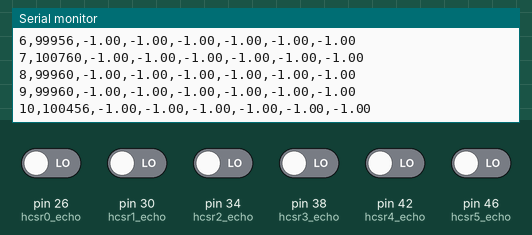
This sketch was run on a simulated Arduino Mega 2560, built with avr-gcc and run on an emulated ATmega2560. On the bench: the last lines printed to the serial monitor. The inputs (shaded band) are chosen by the test bench; at power-on: pin 26 (hcsr0_echo), pin 30 (hcsr1_echo), pin 34 (hcsr2_echo), pin 38 (hcsr3_echo), pin 42 (hcsr4_echo), pin 46 (hcsr5_echo) LOW.

Above: at 1.2 s.
1.3 s: pin 26 (hcsr0_echo) driven HIGH
At 1.34 s:
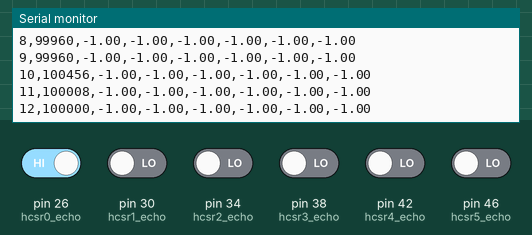
2.8 s: pin 30 (hcsr1_echo) driven HIGH
At 2.88 s:
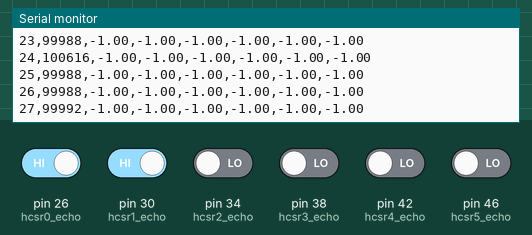
4.3 s: pin 34 (hcsr2_echo) driven HIGH
At 4.32 s:
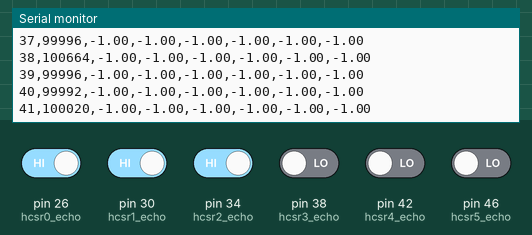
5.8 s: pin 38 (hcsr3_echo) driven HIGH
At 5.86 s:
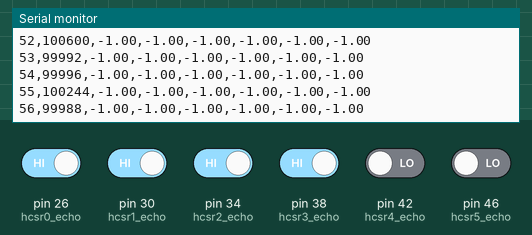
7.3 s: pin 42 (hcsr4_echo) driven HIGH
At 7.4 s:
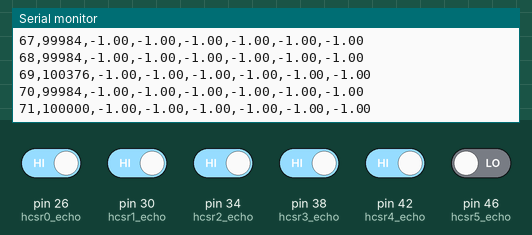
8.8 s: pin 46 (hcsr5_echo) driven HIGH
At 8.84 s:
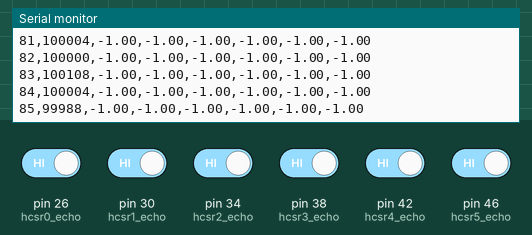
Timing chart, 0 to 11.3 s (numbered marks = the images above; inputs shaded):
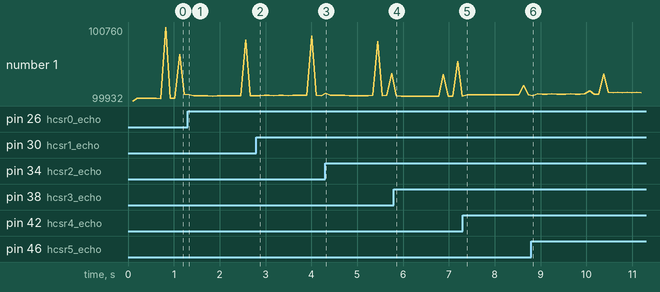

The sketch:

Ultrasonic.ino
```cpp
/* Ultrasonic reader
    (C) FRC 3941
    CC-BY-SA

  Returns the following data over I2C:
  7x4 = 28 Bytes
  Bytes       Data
  4           Unsigned Long Ping #
  4           Float Inches Ultrasonic 0
  4           Float Inches Ultrasonic 1
  4           Float Inches Ultrasonic 2
  4           Float Inches Ultrasonic 3
  4           Float Inches Ultrasonic 4
  4           Float Inches Ultrasonic 5

*/
#include <Wire.h>

#define UNITIALIZED 0x00
#define TRIGGERED 0x01
#define ECHOING 0x02
#define SRIDLE 0x04
#define SRERROR 0x08

const int I2CSlaveAddr = 6;


const float speedOfSound = 0.00675197; // inches per us / 2 for two way travel

unsigned long pingnumber = 0;

unsigned long curmicros = 0;
unsigned long lastpingmicros = 0;

unsigned long duration;

// Avoid 0,1 (Serial), A4, A5 (I2C) and 13 (LED)

// Front Left
unsigned long hcsr0_micros;
byte hcsr0_state = UNITIALIZED;
const int hcsr0_trig = 27;
const int hcsr0_echo = 26;
float hcsr0_distance = 0;

// Front Right
unsigned long hcsr1_micros;
byte hcsr1_state = UNITIALIZED;
const int hcsr1_trig = 31;
const int hcsr1_echo = 30;
float hcsr1_distance = 0;

// Right Side
unsigned long hcsr2_micros;
byte hcsr2_state = UNITIALIZED;
const int hcsr2_trig = 35;
const int hcsr2_echo = 34;
float hcsr2_distance = 0;

// Rear Right
unsigned long hcsr3_micros;
byte hcsr3_state = UNITIALIZED;
const int hcsr3_trig = 39;
const int hcsr3_echo = 38;
float hcsr3_distance = 0;

// Rear Left
unsigned long hcsr4_micros;
byte hcsr4_state = UNITIALIZED;
const int hcsr4_trig = 43;
const int hcsr4_echo = 42;
float hcsr4_distance = 0;

// Left Side
unsigned long hcsr5_micros;
byte hcsr5_state = UNITIALIZED;
const int hcsr5_trig = 47;
const int hcsr5_echo = 46;
float hcsr5_distance = 0;


void setup() {
  // put your setup code here, to run once:
  pinMode(hcsr0_trig, OUTPUT);
  pinMode(hcsr0_echo, INPUT);
  pinMode(hcsr1_trig, OUTPUT);
  pinMode(hcsr1_echo, INPUT);
  pinMode(hcsr2_trig, OUTPUT);
  pinMode(hcsr2_echo, INPUT);
  pinMode(hcsr3_trig, OUTPUT);
  pinMode(hcsr3_echo, INPUT);
  pinMode(hcsr4_trig, OUTPUT);
  pinMode(hcsr4_echo, INPUT);
  pinMode(hcsr5_trig, OUTPUT);
  pinMode(hcsr5_echo, INPUT);

  Wire.begin(I2CSlaveAddr);  // This will be the device
  Wire.onRequest(reportDistancesI2C);
  Serial.begin(115200);
}

void trigger_hcsr() {

  //trigger ultrasonics, durration 10ms
  digitalWrite(hcsr0_trig, HIGH);
  digitalWrite(hcsr1_trig, HIGH);
  digitalWrite(hcsr2_trig, HIGH);
  digitalWrite(hcsr3_trig, HIGH);
  digitalWrite(hcsr4_trig, HIGH);
  digitalWrite(hcsr5_trig, HIGH);
  delay(10);

  //Stop triggering ultrasonics
  digitalWrite(hcsr0_trig, LOW);
  digitalWrite(hcsr1_trig, LOW);
  digitalWrite(hcsr2_trig, LOW);
  digitalWrite(hcsr3_trig, LOW);
  digitalWrite(hcsr4_trig, LOW);
  digitalWrite(hcsr5_trig, LOW);

  hcsr0_state = TRIGGERED;
  hcsr1_state = TRIGGERED;
  hcsr2_state = TRIGGERED;
  hcsr3_state = TRIGGERED;
  hcsr4_state = TRIGGERED;
  hcsr5_state = TRIGGERED;

}

void loop() {
  // put your main code here, to run repeatedly:

  curmicros = micros();
  if (curmicros > lastpingmicros + 99850) {
    // Check for faulty (still high) ultrasonics
    if (hcsr0_state != SRIDLE) {
      hcsr0_state = SRERROR;
      hcsr0_distance = -1;
    }
    if (hcsr1_state != SRIDLE) {
      hcsr1_state = SRERROR;
      hcsr1_distance = -1;
    }
    if (hcsr2_state != SRIDLE) {
      hcsr2_state = SRERROR;
      hcsr2_distance = -1;
    }
    if (hcsr3_state != SRIDLE) {
      hcsr3_state = SRERROR;
      hcsr3_distance = -1;
    }
    if (hcsr4_state != SRIDLE) {
      hcsr4_state = SRERROR;
      hcsr4_distance = -1;
    }
    if (hcsr5_state != SRIDLE) {
      hcsr5_state = SRERROR;
      hcsr5_distance = -1;
    }

    report_dist_serial();
    // if we have waited at least 50ms, trigger an ultrasonic burst
    lastpingmicros = micros();
    trigger_hcsr();
    pingnumber++;
  }

  // Ultrasonic 0
  if (hcsr0_state == TRIGGERED) {
    if (digitalRead(hcsr0_echo) == HIGH) {
      hcsr0_state = ECHOING;
      hcsr0_micros = curmicros;
    }
  } else if (hcsr0_state == ECHOING) {
    if (digitalRead(hcsr0_echo) == LOW) {
      hcsr0_state = SRIDLE;
      hcsr0_distance = float(micros() - hcsr0_micros) * speedOfSound;
      //hcsr0_distance = (micros() - hcsr0_micros);
    }
  }
  // Ultrasonic 1
  if (hcsr1_state == TRIGGERED) {
    if (digitalRead(hcsr1_echo) == HIGH) {
      hcsr1_state = ECHOING;
      hcsr1_micros = curmicros;
    }
  } else if (hcsr1_state == ECHOING) {
    if (digitalRead(hcsr1_echo) == LOW) {
      hcsr1_state = SRIDLE;
      hcsr1_distance = float(micros() - hcsr1_micros) * speedOfSound;
    }
  }
  // Ultrasonic 2
  if (hcsr2_state == TRIGGERED) {
    if (digitalRead(hcsr2_echo) == HIGH) {
      hcsr2_state = ECHOING;
      hcsr2_micros = curmicros;
    }
  } else if (hcsr2_state == ECHOING) {
    if (digitalRead(hcsr2_echo) == LOW) {
      hcsr2_state = SRIDLE;
      hcsr2_distance = float(micros() - hcsr2_micros) * speedOfSound;
    }
  }
  // Ultrasonic 3
  if (hcsr3_state == TRIGGERED) {
    if (digitalRead(hcsr3_echo) == HIGH) {
      hcsr3_state = ECHOING;
      hcsr3_micros = curmicros;
    }
  } else if (hcsr3_state == ECHOING) {
    if (digitalRead(hcsr3_echo) == LOW) {
      hcsr3_state = SRIDLE;
      hcsr3_distance = float(micros() - hcsr3_micros) * speedOfSound;
    }
  }
  // Ultrasonic 4
  if (hcsr4_state == TRIGGERED) {
    if (digitalRead(hcsr4_echo) == HIGH) {
      hcsr4_state = ECHOING;
      hcsr4_micros = curmicros;
    }
  } else if (hcsr4_state == ECHOING) {
    if (digitalRead(hcsr4_echo) == LOW) {
      hcsr4_state = SRIDLE;
      hcsr4_distance = float(micros() - hcsr4_micros) * speedOfSound;
    }
  }
  // Ultrasonic 5
  if (hcsr5_state == TRIGGERED) {
    if (digitalRead(hcsr5_echo) == HIGH) {
      hcsr5_state = ECHOING;
      hcsr5_micros = curmicros;
    }
  } else if (hcsr5_state == ECHOING) {
    if (digitalRead(hcsr5_echo) == LOW) {
      hcsr5_state = SRIDLE;
      hcsr5_distance = float(micros() - hcsr5_micros) * speedOfSound;
    }
  }


}

void report_dist_serial() {

  Serial.print(pingnumber);
  Serial.print(",");
  Serial.print(micros() - lastpingmicros);
  Serial.print(",");
  //Return distance
  Serial.print(hcsr0_distance);
  Serial.print(",");
  Serial.print(hcsr1_distance);
  Serial.print(",");
  Serial.print(hcsr2_distance);
  Serial.print(",");
  Serial.print(hcsr3_distance);
  Serial.print(",");
  Serial.print(hcsr4_distance);
  Serial.print(",");
  Serial.println(hcsr5_distance);
}

void reportDistancesI2C(){
  byte Data[28];
  volatile byte* ptr_pingnum = (byte*) &pingnumber;
  volatile byte* ptr_hcsr0_distance = (byte*) &hcsr0_distance;
  volatile byte* ptr_hcsr1_distance = (byte*) &hcsr1_distance;
  volatile byte* ptr_hcsr2_distance = (byte*) &hcsr2_distance;
  volatile byte* ptr_hcsr3_distance = (byte*) &hcsr3_distance;
  volatile byte* ptr_hcsr4_distance = (byte*) &hcsr4_distance;
  volatile byte* ptr_hcsr5_distance = (byte*) &hcsr5_distance;
  Data[0] = ptr_pingnum[0];
  Data[1] = ptr_pingnum[1];
  Data[2] = ptr_pingnum[2];
  Data[3] = ptr_pingnum[4];
  Data[4] = ptr_hcsr0_distance[0];
  Data[5] = ptr_hcsr0_distance[1];
  Data[6] = ptr_hcsr0_distance[2];
  Data[7] = ptr_hcsr0_distance[3];
  Data[8] = ptr_hcsr1_distance[0];
  Data[9] = ptr_hcsr1_distance[1];
  Data[10] = ptr_hcsr1_distance[2];
  Data[11] = ptr_hcsr1_distance[3];
  Data[12] = ptr_hcsr2_distance[0];
  Data[13] = ptr_hcsr2_distance[1];
  Data[14] = ptr_hcsr2_distance[2];
  Data[15] = ptr_hcsr2_distance[3];
  Data[16] = ptr_hcsr3_distance[0];
  Data[17] = ptr_hcsr3_distance[1];
  Data[18] = ptr_hcsr3_distance[2];
  Data[19] = ptr_hcsr3_distance[3];
  Data[20] = ptr_hcsr4_distance[0];
  Data[21] = ptr_hcsr4_distance[1];
  Data[22] = ptr_hcsr4_distance[2];
  Data[23] = ptr_hcsr4_distance[3];
  Data[24] = ptr_hcsr5_distance[0];
  Data[25] = ptr_hcsr5_distance[1];
  Data[26] = ptr_hcsr5_distance[2];
  Data[27] = ptr_hcsr5_distance[3];
  Wire.write(Data, 28);
}
```

Measured:
- after the input at 1.3 s, the serial monitor: prints a new line at once (image 1)
- after the input at 2.8 s, the serial monitor: prints a new line after 0.07 s (image 2)
- after the input at 4.3 s, the serial monitor: prints a new line at once (image 3)
- after the input at 5.8 s, the serial monitor: prints a new line after 0.05 s (image 4)
- after the input at 7.3 s, the serial monitor: prints a new line after 0.10 s (image 5)
- after the input at 8.8 s, the serial monitor: prints a new line at once (image 6)
- plotted number 1: 100008 → 99988 after the input at 1.3 s, 99988 → 99992 after the input at 2.8 s, 100244 → 99984 after the input at 5.8 s, 99984 → 100004 after the input at 7.3 s, 100004 → 100024 after the input at 8.8 s
